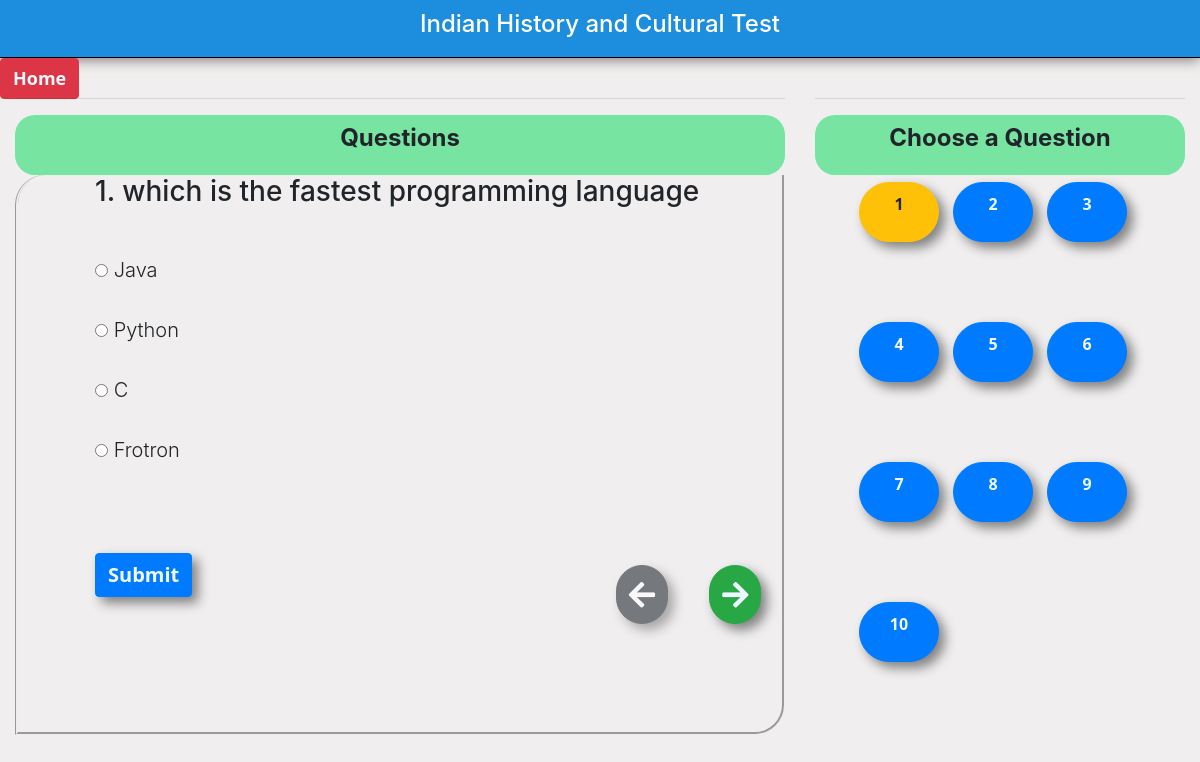
The page /quiz on the database its author committed.
### questions/models.py (models this page shows, shortened)
class   Questions(models.Model):
    Question_var = models.TextField(blank=True)
    option_1 = models.CharField(max_length=900)
    option_2 = models.CharField(max_length=900)
    option_3 = models.CharField(max_length=900)
    option_4 = models.CharField(max_length=900)
    answer = models.CharField(max_length=900)
    answer_no = models.IntegerField()

### questions/views.py (the view)
# urls.py: path('quiz',views.quiz,name="quiz"),
def quiz(request):
    question = Questions.objects.all()
    paginator = Paginator(question, 1)
    page = request.GET.get('page')
    paged_question = paginator.get_page(page)
    s = str(paged_question)
    print(s[6:8])
    s = int(s[6:8])
    t = []
    for i in question:
        t.append(i.answer_no)
    print(t)
    try:
        if request.method == 'POST':
            a = request.POST['1']
            print(a)
            l[s] = int(a)
            s = request.user
            print(s.first_name)
            if len(l) == len(t):
                print(score(l,t))
                db.call(s.first_name,s.last_name,s.email,score(l,t))
                for i in range(1,len(l)+1) :
                    l.pop(i)
                return redirect('results')
    except:
        pass
    print(l)
    context = {
        'question':paged_question
    }
    return render(request,'questions/quiz.htm',context)

### templates/questions/quiz.htm (shortened to what this page needs)
{% extends 'base.htm' %}
{% load static %}
{% block content %}
<header class="head-area">
    <h4>Indian History and Cultural Test</h4>
</header>
<a class="b btn btn-danger rounded" style="position: absolute;" id="a" href="{% url 'index' %}">Home</a>
<div class="container-fluid">
    <br>
    <div class="row">
        <div class="col-lg-8 col-md-8 col-sm-12">
            <hr>
            <div class="q-no">
                Questions
            </div>
            <div class="info bor">
                {% if question %}
                {% for q in question %}
                <div class="qus">
                    <h3> {{ q.id }}. {{ q.Question_var }} </h3>
                </div>
                <form method="POST">
                    <ul><br><br>
                        <p class="lead">
                            <input type="radio" name="1" id="1" value="1"> {{ q.option_1 }}
                            <br><br>
                            <input type="radio" name="1" id="1" value="2"> {{ q.option_2 }}
                            <br><br>
                            <input type="radio" name="1" id="1" value="3"> {{ q.option_3 }}
                            <br><br>
                            <input type="radio" name="1" id="1" value="4"> {{ q.option_4 }} <br><br>
                        </p>
                    </ul>
                    {% endfor %}
                    {% endif %}
                    <div class="form">
                        <button type="submit" class="btn btn-primary sub">Submit</button>
                    </div>
                </form>
                <br>
                {% if question.has_other_pages %}
                {% if question.has_next %}
                <a href="?page={{question.next_page_number}}" class="btn btn-success right-a"><i class="fas fa-arrow-right "></i></a>
                {% else %}
                <a href="" class="btn btn-dark right-a disabled"><i class="fas fa-arrow-right "></i></a>
                {% endif %}
                {% if question.has_previous %}
                <a href="?page={{question.previous_page_number}}" class="btn btn-success right-a"><i class="fas fa-arrow-left "></i></a>
                {% else %}
                <a href="" class="btn btn-dark right-a disabled"><i
                        class="fas fa-arrow-left "></i></a>
                {% endif %}
                {% endif %}
            </div>
        </div>
        <div class="col-lg-4 col-md-4 col-sm-12 col-12">
            <hr>
            <div class="q-no">
                Choose a Question
            </div>
            <div class="flex info">
                {% if question.has_other_pages %}
                {% for i in question.paginator.page_range %}
                {% if question.number == i %}
                <a type="button" value='{{i}}' class="btn bb btn-warning"> {{i}} </a>
                {% else %}
                <a type="button" href="?page={{i}}" value="{{i}}" class="btn bb btn-primary"> {{i}} </a> {% endif %}
                {% endfor %}
                {% endif %}
            </div>
        </div>
    </div>
    {% endblock %}

### quiz_app/static/css/master.css (style rules this page uses)
* { padding: 0; margin: 0; box-sizing: border-box; }
body { background: rgb(240, 238, 238); }
.head-area { background: rgb(29, 141, 221); margin: 0; text-align: center; width: 100%; color: white; padding: 10px; border-bottom: 1px solid black; box-shadow: 0 2px 12px rgb(130, 120, 120); }
.info { padding-left: 10%; font-weight: 500; font-size: small; overflow: auto; height: 70vh; }
.bor { overflow: scroll; }
.bb { font-weight: bolder; width: 80px; height: 60px; border-radius: 50px; line-height: 30px; margin: 7px; box-shadow: 6px 6px 12px grey; }
.flex { display: flex; flex-wrap: wrap; overflow-y: scroll; }
.btn { color: aliceblue; font-weight: bolder; font-family: 'Segoe UI', Tahoma, Geneva, Verdana, sans-serif; }
#a { text-decoration: none; color: aliceblue; }
.right-a { float: right; font-size: 30px; border-radius: 30px; margin: 5% 3%; box-shadow: 6px 6px 12px grey; }
.sub { float: left; margin: 6% 0; font-size: 20px; box-shadow: 6px 6px 12px grey; }
.b { float: left; text-decoration: none; color: aliceblue; font-size: large; border-radius: 20px; }
.rounded { border-radius: 30px 4px 0 2px; }
.bor { border: groove; border-top: none; border-radius: 30px 0; }
.q-no { background: rgb(119, 228, 162); width: 100%; height: 60px; border-radius: 20px; text-align: center; line-height: 45px; font-weight: bolder; font-size: x-large; }

### rows shown on the page
Questions: id "1", Question_var "which is the fastest programming language", option_1 "Java", option_2 "Python", option_3 "C", option_4 "Frotron"

### other values the page prints
{{ i }} "1"
{{ i }} "2" "3" "4" "5" "6" "7" "8" "9" "10"
